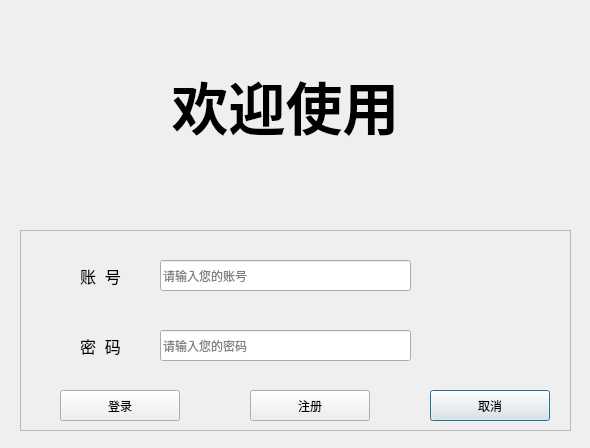
<?xml version="1.0" encoding="UTF-8"?>
<ui version="4.0">
 <class>Dialog</class>
 <widget class="QDialog" name="Dialog">
  <property name="windowModality">
   <enum>Qt::ApplicationModal</enum>
  </property>
  <property name="geometry">
   <rect>
    <x>0</x>
    <y>0</y>
    <width>590</width>
    <height>448</height>
   </rect>
  </property>
  <property name="minimumSize">
   <size>
    <width>590</width>
    <height>448</height>
   </size>
  </property>
  <property name="maximumSize">
   <size>
    <width>590</width>
    <height>448</height>
   </size>
  </property>
  <property name="windowTitle">
   <string>登录</string>
  </property>
  <widget class="QFrame" name="frame">
   <property name="geometry">
    <rect>
     <x>20</x>
     <y>230</y>
     <width>551</width>
     <height>201</height>
    </rect>
   </property>
   <property name="frameShape">
    <enum>QFrame::StyledPanel</enum>
   </property>
   <property name="frameShadow">
    <enum>QFrame::Raised</enum>
   </property>
   <widget class="QPushButton" name="Cancel">
    <property name="geometry">
     <rect>
      <x>410</x>
      <y>160</y>
      <width>120</width>
      <height>31</height>
     </rect>
    </property>
    <property name="text">
     <string>取消</string>
    </property>
   </widget>
   <widget class="QLabel" name="NoteID">
    <property name="geometry">
     <rect>
      <x>410</x>
      <y>30</y>
      <width>121</width>
      <height>31</height>
     </rect>
    </property>
    <property name="font">
     <font>
      <pointsize>12</pointsize>
     </font>
    </property>
    <property name="text">
     <string/>
    </property>
    <property name="alignment">
     <set>Qt::AlignCenter</set>
    </property>
   </widget>
   <widget class="QPushButton" name="LogIn">
    <property name="geometry">
     <rect>
      <x>40</x>
      <y>160</y>
      <width>120</width>
      <height>31</height>
     </rect>
    </property>
    <property name="text">
     <string>登录</string>
    </property>
   </widget>
   <widget class="QLabel" name="label">
    <property name="geometry">
     <rect>
      <x>40</x>
      <y>30</y>
      <width>81</width>
      <height>31</height>
     </rect>
    </property>
    <property name="font">
     <font>
      <pointsize>12</pointsize>
     </font>
    </property>
    <property name="text">
     <string>账  号</string>
    </property>
    <property name="alignment">
     <set>Qt::AlignCenter</set>
    </property>
   </widget>
   <widget class="QLineEdit" name="Password">
    <property name="geometry">
     <rect>
      <x>140</x>
      <y>100</y>
      <width>251</width>
      <height>31</height>
     </rect>
    </property>
    <property name="echoMode">
     <enum>QLineEdit::Password</enum>
    </property>
    <property name="placeholderText">
     <string>请输入您的密码</string>
    </property>
   </widget>
   <widget class="QLabel" name="NotePsd">
    <property name="geometry">
     <rect>
      <x>410</x>
      <y>100</y>
      <width>121</width>
      <height>31</height>
     </rect>
    </property>
    <property name="font">
     <font>
      <pointsize>12</pointsize>
     </font>
    </property>
    <property name="text">
     <string/>
    </property>
    <property name="alignment">
     <set>Qt::AlignCenter</set>
    </property>
   </widget>
   <widget class="QPushButton" name="Registration">
    <property name="geometry">
     <rect>
      <x>230</x>
      <y>160</y>
      <width>120</width>
      <height>31</height>
     </rect>
    </property>
    <property name="text">
     <string>注册</string>
    </property>
   </widget>
   <widget class="QLineEdit" name="IDnum">
    <property name="geometry">
     <rect>
      <x>140</x>
      <y>30</y>
      <width>251</width>
      <height>31</height>
     </rect>
    </property>
    <property name="placeholderText">
     <string>请输入您的账号</string>
    </property>
   </widget>
   <widget class="QLabel" name="label_2">
    <property name="geometry">
     <rect>
      <x>40</x>
      <y>100</y>
      <width>81</width>
      <height>31</height>
     </rect>
    </property>
    <property name="font">
     <font>
      <pointsize>12</pointsize>
     </font>
    </property>
    <property name="text">
     <string>密  码</string>
    </property>
    <property name="alignment">
     <set>Qt::AlignCenter</set>
    </property>
   </widget>
  </widget>
  <widget class="QLabel" name="label_3">
   <property name="geometry">
    <rect>
     <x>90</x>
     <y>60</y>
     <width>391</width>
     <height>91</height>
    </rect>
   </property>
   <property name="font">
    <font>
     <pointsize>43</pointsize>
     <weight>75</weight>
     <bold>true</bold>
     <kerning>true</kerning>
    </font>
   </property>
   <property name="focusPolicy">
    <enum>Qt::WheelFocus</enum>
   </property>
   <property name="autoFillBackground">
    <bool>false</bool>
   </property>
   <property name="frameShape">
    <enum>QFrame::NoFrame</enum>
   </property>
   <property name="text">
    <string>欢迎使用</string>
   </property>
   <property name="alignment">
    <set>Qt::AlignCenter</set>
   </property>
  </widget>
 </widget>
 <resources/>
 <connections/>
</ui>
